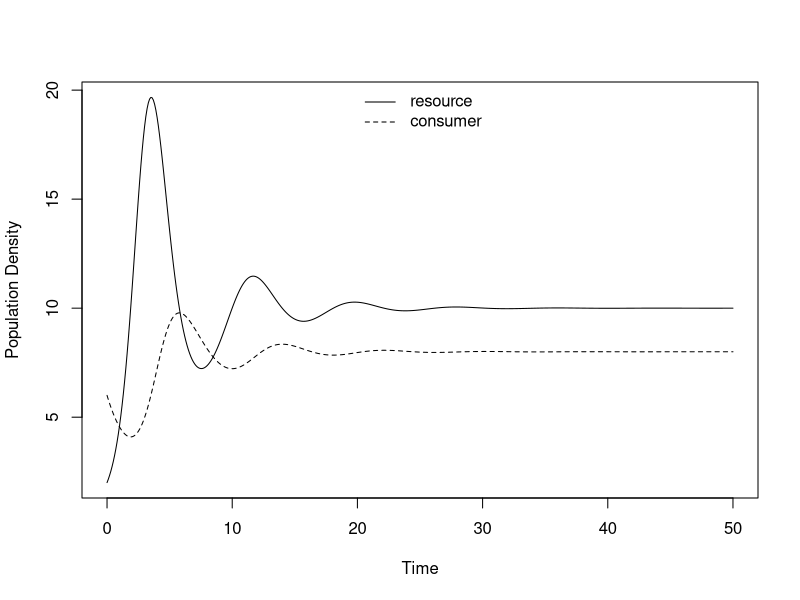
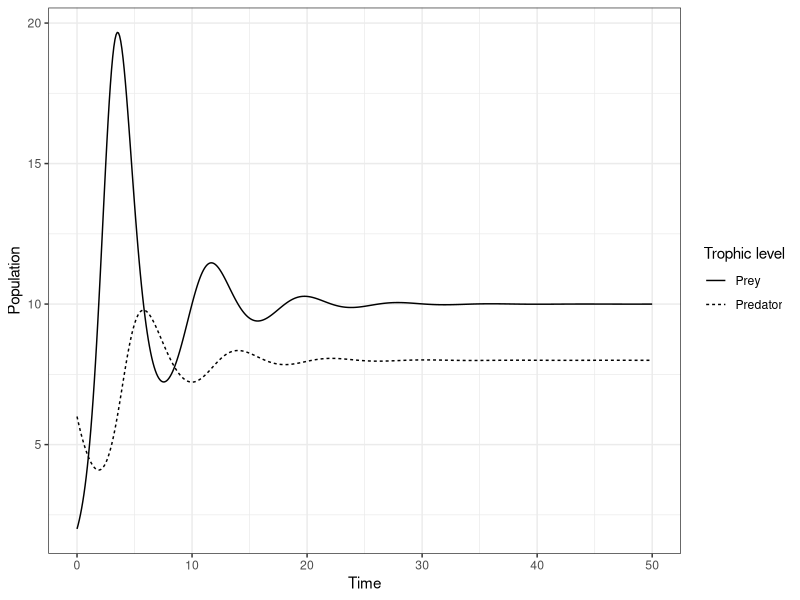

R code for these plots, in order:
library(deSolve)
predpreyLV <- function(t, y, params) {
  R <- y[1]
  C <- y[2]
  with(as.list(params), {
    dR.dt <- r * R * (1 - R / k) - a * R * C
    dC.dt <- e * a * R * C - d * C
    return(list(c(dR.dt, dC.dt)))
  })
}
r <- 2
a <- 0.2
e <- 0.2
d <- 0.4
k <- 50

R0 <- 2
C0 <- 6
params1 <- c(r = r, a = a, e = e, d = d, k = k)
MaxTime <- 50 # length of the time series, can be changed at any time
Time <- seq(0, MaxTime, by = 0.1) # here we produce a sequence of time points at which we will determine the population densities
LV.out <- ode(c(R0, C0), Time, predpreyLV, params1) # here we call the function "ode" that does the hard work of numerical integration and which is part of the package "deSolve"

matplot(Time, (LV.out[, 2:3]), type = "l", lty = 1:2, col=1, ylab = "Population Density", xlab="Time")
legend("top", c(expression("resource"), expression("consumer")), lty = 1:2, bty = "n")

####PLOT WITH GGOPLOT####
library(ggplot2)
library(tidyr)
#Reshape to long format as it's more tidy
LV.out <- as.data.frame(LV.out)
LV.out$time <- as.numeric(LV.out$time)
LV.out <- gather(LV.out, key = "Trophic level", value = "Population_size", -time)
ggplot(data = LV.out, aes(x = time, y = Population_size, linetype = `Trophic level`)) +
  geom_line() +
  theme_bw() + 
  labs(x = "Time", y = "Population") +
  scale_linetype_discrete(labels=c('Prey', 'Predator'))

# ####Phase plane diagram####
# plot(LV.out[, 2], LV.out[, 3], type = "l",  lty = 1, col = "red", ylab = "consumer", xlab = "resource")
# points(R0, C0, cex = 1.5, pch = 19, col = "red") # adds a dot to show the starting density
# lines(LV.out2[, 2], LV.out2[, 3], lty = 1, col = "blue") # adds the second simulation to the plot
# points(R02, C02, cex = 1.5 ,pch = 19, col = "blue") # adds a dot to show the starting density
# lines(LV.out3[, 2], LV.out3[, 3], lty = 1, col = "green") # adds the third simulation to the plot
# points(R03, C03, cex = 1.5, pch = 19, col = "green") # adds a dot to show the starting density
# legend("topright", c(expression("simulation 1"), expression("simulation 2"), expression("simulation 3")), lty = 1, col = c("red","blue","green"), bty = "n")
# abline(h = r/a, lty = 2) # iso-cline for the resource, which is a horizontal line
# abline(v = d/(e * a), lty = 2) # iso-cline for the consumer, which is a vertical line
